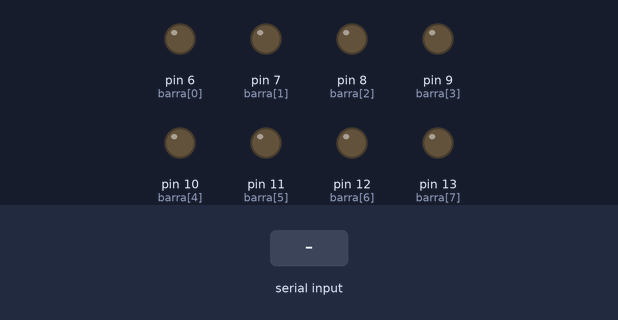
A sketch run on a simulated Arduino Uno, built with avr-gcc and run on an emulated ATmega328P. Shown: output pins drawn as LEDs (lit = HIGH). The inputs (shaded band) are chosen by the test bench.

Above: at 1.2 s.
1.3 s: "0" received over Serial
At 2.2 s:
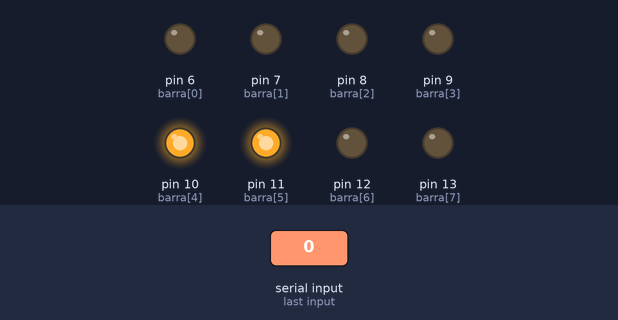
2.8 s: "1" received over Serial
At 3.3 s:
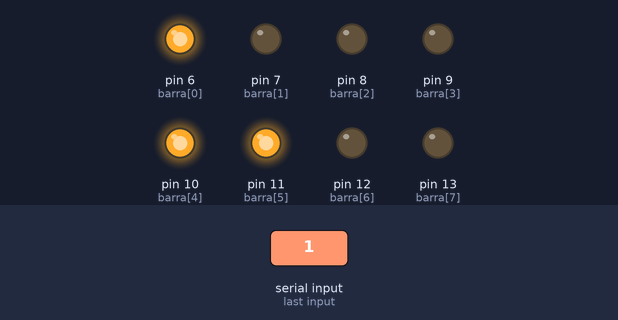
4.3 s: "2" received over Serial
At 5.7 s:
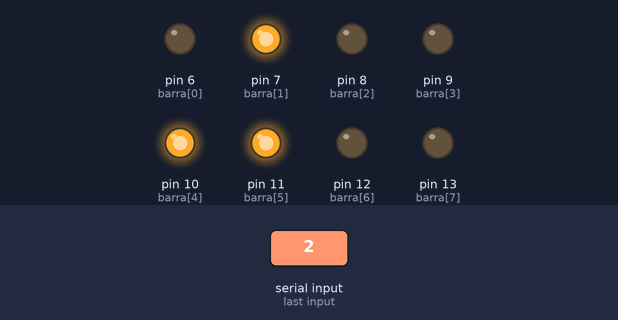
Timing chart, 0 to 7.3 s (numbered marks = the images above; inputs shaded):
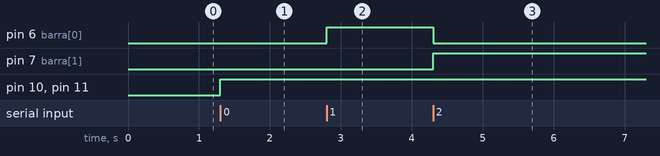

Measured:
- after the input at 1.3 s, pin 10 (barra[4]), pin 11 (barra[5]): LOW → HIGH at once
- after the input at 2.8 s, pin 6 (barra[0]): LOW → HIGH at once
- after the input at 4.3 s, pin 6 (barra[0]): HIGH → LOW at once; pin 7 (barra[1]): LOW → HIGH at once

The sketch:

dec_bin.ino
```cpp
/************************************************************************
 *  Código base retirado do site Electro Schematics                     *
 * (http://www.electroschematics.com/9809/arduino-8-bit-binary-led/)    *
 * Código adaptado para se adequar ao uso.                              *
 * Modificações: Wendell Stanley Araújo Rocha                           *
 * Link para o repositório: https://github.com/WendellRocha/Arduino     *
 * Código desponibilizado para ser utilizado e alterado para se adequar *
 * ao seu código.                                                       *
 * Por favor, não retire os créditos.                                   *
 ************************************************************************/
#include <Arduino.h>

int letra = 0;    // variable to store number of conversoes
const byte numbarra = 8; // número de leds da barra
int state;        // usado para o estado HIGH ou LOW
 // barra de leds
byte barra[] = {6, 7, 8, 9, 10, 11, 12, 13};

void setup() {

  for(int i = 0; i < numbarra; i++) {
    pinMode(barra[i], OUTPUT);
  }

  Serial.begin(9600);

}

void loop() {

  if (Serial.available() > 0) {
    letra = Serial.read();
  }

  String binNumber = String(letra, BIN);
  int binLength = binNumber.length();
  for(int i = 0, x = 1; i < binLength; i++, x+=2) {
    if(binNumber[i] == '0') state = LOW;
    if(binNumber[i] == '1') state = HIGH;
      digitalWrite(barra[i] + binLength - x, state);
    }
}
```
